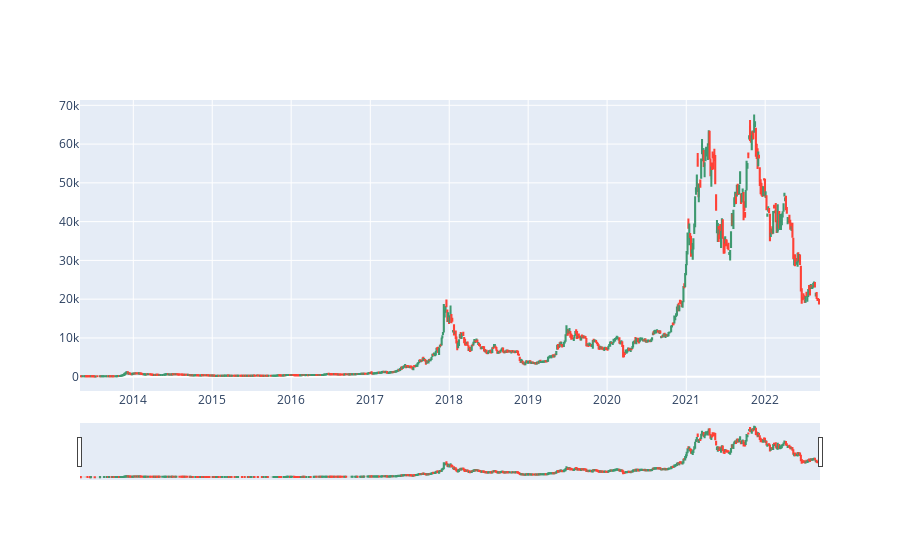

Notebook source saved alongside this figure:
### Markdown cell above
Bitcoin's candlestick chart :

### Code cell
plot_candlestick(bitcoin_df)

### Figure 1 — Plotly figure (JSON) as saved in the notebook; plotly's stock layout.template omitted (floating-point values rounded to 4 significant figures; data arrays with more than 128 entries replaced by an {"elided": "..."} marker saying what was removed)
{"data": [{"close": {"elided": "893 float values"}, "high": {"elided": "893 float values"}, "low": {"elided": "893 float values"}, "open": {"elided": "893 float values"}, "type": "candlestick", "x": {"elided": "893 str values"}}], "layout": {}}
